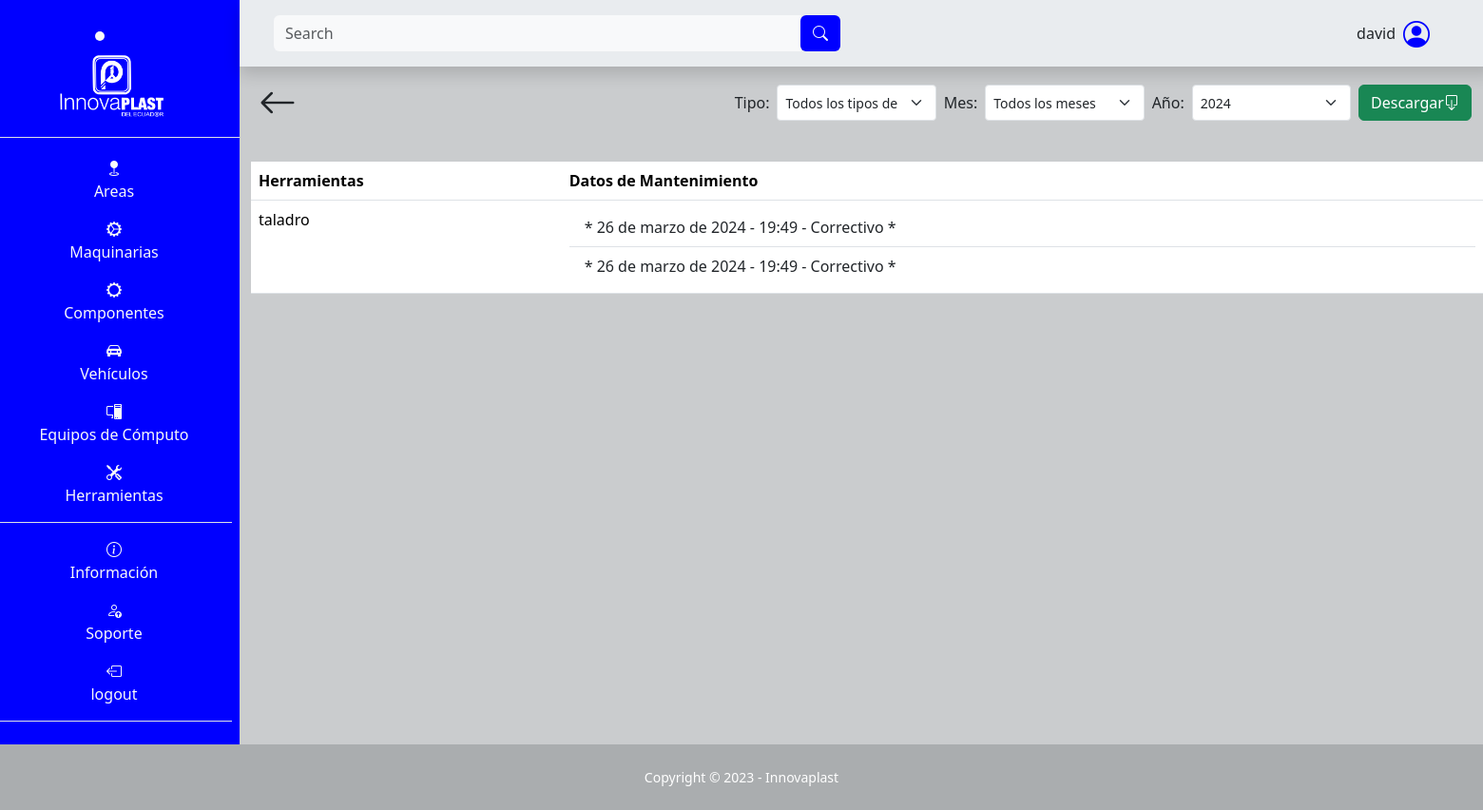
Page /herramienta/tabla/ (signed in) on the earlier database version.
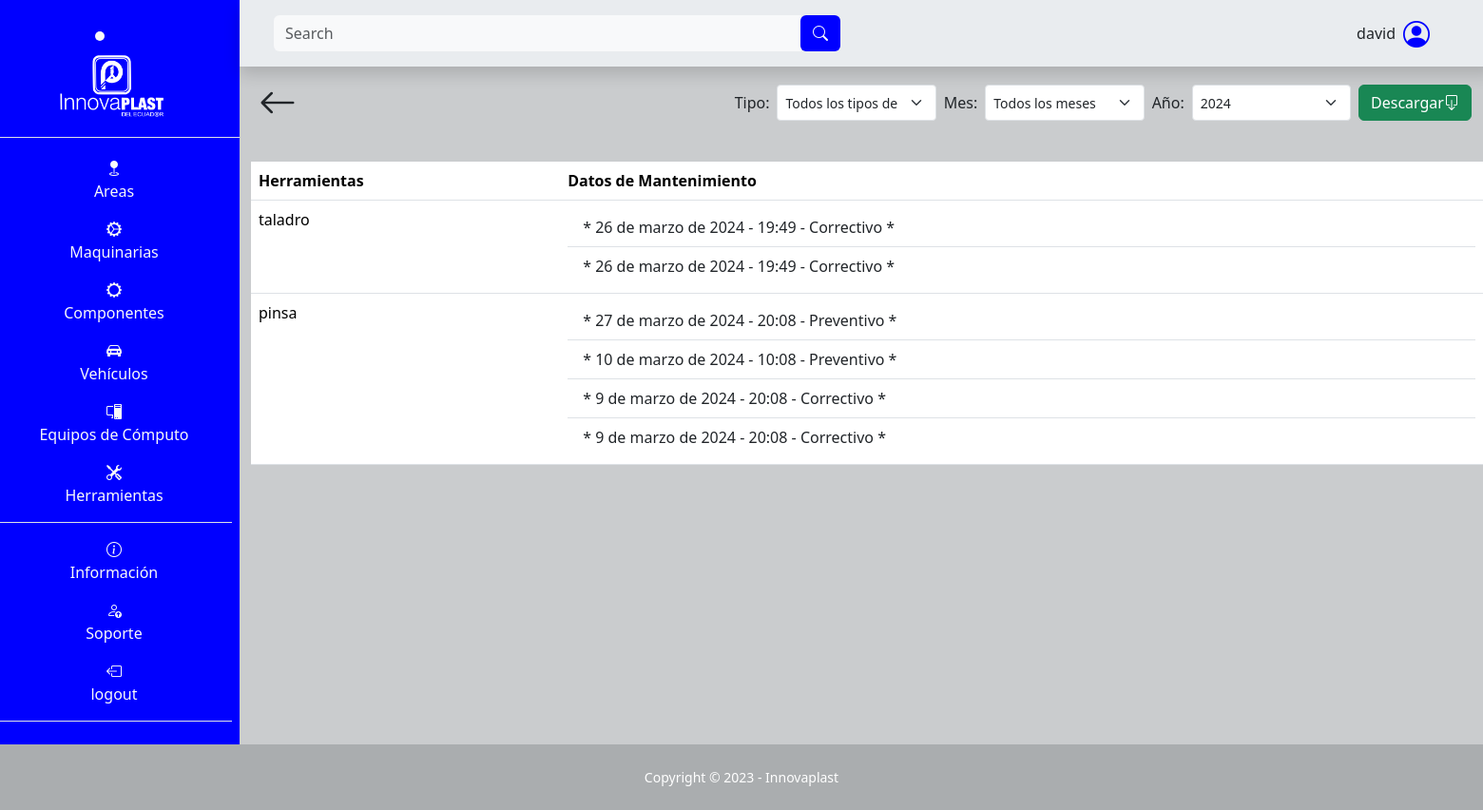
Same page on the later database version.
### SGE_herramienta/models.py (models this page shows, shortened)
class Herramienta(models.Model):
    nombre = models.CharField(max_length=100, null=False, blank=False)
    número_de_serie = models.CharField(max_length=100, null=False, blank=False)
    encargado = models.CharField(max_length=100, blank=False, null=False)
    teléfono_encargado = models.CharField(max_length=100, blank=False, null=False)
    descripción = models.TextField(max_length=500, null=False, blank=False)
    fecha_de_adquisición = models.DateField(default=date.today, blank=False, null=False)
    costo = models.IntegerField(blank=False, null=False)
    proveedor = models.CharField(max_length=100, null=False, blank=False)
    ubicación = models.CharField(max_length=100, null=False, blank=False)
    estado_de_la_herramienta = models.CharField(max_length=100, null=False, blank=False)
    fecha_ultimo_mantenimiento = models.DateField(default=date.today, blank=False, null=False)
    intervalo_mantenimiento = models.IntegerField(blank=False, null=False)
    image = models.ImageField(upload_to="herramienta/image", null=False, blank=False)

class MantenimientoHerramienta(models.Model):
    herramienta = models.ForeignKey(Herramienta, on_delete=models.CASCADE)
    tipo = models.ForeignKey(TipoMantenimientoHerramienta, on_delete=models.CASCADE)
    fecha = models.DateField(default=date.today)
    hora = models.TimeField(default=datetime.now().time())

class TipoMantenimientoHerramienta(models.Model):
    tipo = models.CharField(max_length=100, blank=False, null=False)
    def __str__(self):
        return self.tipo

### SGE_herramienta/views.py (the view)
# urls.py: path('tabla/', views.tabla_mantenimientos, name="area_tabla_mantenimientos"),
@login_required
def tabla_mantenimientos(request):
    herramientas = Herramienta.objects.all()
    tipos_mantenimiento = TipoMantenimientoHerramienta.objects.all()
    for herramienta in herramientas:
        herramienta.mantenimientos = herramienta.mantenimientoherramienta_set.all().order_by('-fecha', '-hora')
    context = {
        'herramientas': herramientas,
        'tipos_mantenimiento': tipos_mantenimiento,
    }
    return render(request, 'SGE_herramienta/tablas.html', context)

### templates/SGE_herramienta/tablas.html (shortened to what this page needs)
{% extends "layout/base.html" %}
{% block 'search' %}
<form class="d-flex form-inline mr-auto ml-md-3 my-2 my-md-0 ms-3 me-3 mw-100 navbar-search" role="search" action="" method='GET'>
    <div class="input-group">
        <input class="form-control bg-light border-0 small" id="search-input" name="search" type="search" placeholder="Search" aria-label="Search">
        <div class="input-group-append">
            <button class="btn barra text-light" type="submit">
                <i class="bi bi-search"></i>
            </button>
        </div>
    </div>
</form>
{% endblock 'search' %}
{% block 'content' %}
<div class="container">
    <div class="d-flex p-2 justify-content-between">
        <a class="text-decoration-none text-dark" href="{% url "herramienta" %}">
            <i class="bi bi-arrow-left fs-1"></i>
        </a>
        <form class="d-flex mt-auto mb-auto" action="{% url 'generar_documento_mantenimientos_general_herramienta' %}" method="get" style="max-height: 50px; min-width: 600px;">
          <label class="mt-auto mb-auto m-1" for="tipo_mantenimiento">Tipo:</label>
            <select class="form-select form-select-sm m-1" name="tipo_mantenimiento" id="tipo_mantenimiento">
                <option value="">Todos los tipos de mantenimiento</option>
            </select>
          <label class="mt-auto mb-auto m-1" for="mes">Mes:</label>
          <select class="form-select form-select-sm m-1" name="mes" id="mes">
            <option value="">Todos los meses</option>
          </select>
          <label class="mt-auto mb-auto m-1" for="anio">Año:</label>
          <select class="form-select form-select-sm m-1" name="anio" id="anio">
              <option value="2024">2024</option>
          </select>
          <button type="submit" value="Submit" class="btn btn-success d-flex m-1">Descargar  <i class="bi bi-box-arrow-down mt-auto mb-auto"></i></button>
        </form>
    </div>
    <table class="table mt-4">
      <tr>
        <th>Herramientas</th>
        <th>Datos de Mantenimiento</th>
      </tr>
      {% for herramienta in herramientas %}
      <tr>
        <td>{{ herramienta.nombre }}</td>
        <td>
          <ul class="list-group list-group-flush">
            {% for mantenimiento in herramienta.mantenimientos %}
            <li class="list-group-item">* {{ mantenimiento.fecha }} - {{ mantenimiento.hora }} - {{ mantenimiento.tipo }} *</li>
            {% endfor %}
          </ul>
        </td>
      </tr>
      {% endfor %}
    </table>
</div>
{% endblock %}

### templates/layout/base.html (shortened to what this page needs)
{% load static %}
<!DOCTYPE html>
<html lang="es">
<head>
    <link rel="stylesheet" href="https://cdn.jsdelivr.net/npm/bootstrap-icons@1.10.3/font/bootstrap-icons.css">
    <link rel="stylesheet" href="{% static "css/bootstrap.css" %}">
    <link rel="stylesheet" href="{% static "css/style.css" %}">
</head>
<body class="" id="page-top">
    <main>
        <div class="row">
            <div class="col-12 col-md-2 m-0 p-0 text-light text-center barra d-none d-md-block">
                <li class="nav-item active text-center fs-3 lista-menu m-3" style="transition: background-color 0.5s ease">
                    <a class="nav-link" href="{% url "index" %}">
                        <img src="{% static "images/Innovaplast.png" %}" alt="Innovaplast" style="max-height: 70px;">
                    </a>
                </li>
                <ul class="flex-column align-items-stretch p-2 border-top">
                    <li class="nav-item mt-1 pt-2 lista-menu text-center" style="transition: background-color 0.5s ease">
                        <a class="text-light text-decoration-none lista-menu" href="{% url "area" %}"><i class="bi bi-geo-fill"></i><p>Areas</p></a>
                    </li>
                    <li class="nav-item lista-menu" style="transition: background-color 0.5s ease">
                        <i class="bi bi-gear-wide-connected"></i><p>Maquinarias</p>
                    </li>
                    <li class="nav-item lista-menu" style="transition: background-color 0.5s ease">
                        <i class="bi bi-gear-wide"></i><p>Componentes</p>
                    </li>
                    <li class="nav-item lista-menu" style="transition: background-color 0.5s ease">
                        <i class="bi bi-car-front-fill"></i><p>Vehículos</p>
                    </li>
                    <li class="nav-item lista-menu" style="transition: background-color 0.5s ease">
                        <a class="text-light text-decoration-none lista-menu" href="{% url "pc" %}"><i class="bi bi-pc-display"></i><p>Equipos de Cómputo</p></a>
                    </li>
                    <li class="nav-item border-bottom lista-menu" style="transition: background-color 0.5s ease">
                        <a class="text-light text-decoration-none lista-menu" href="{% url "herramienta" %}"><i class="bi bi-tools"></i><p>Herramientas</p></a>
                    </li>
                    <li class="nav-item pt-3 lista-menu" style="transition: background-color 0.5s ease">
                        <i class="bi bi-info-circle"></i><p>Información</p>
                    </li>
                    <li class="nav-item lista-menu" style="transition: background-color 0.5s ease">
                        <a class="text-light text-decoration-none lista-menu" href="{% url "soporte" %}">  <i class="bi bi-person-up"></i><p>Soporte</p></a>
                    </li>
                    {% if user.is_authenticated %}
                        <li class="nav-item lista-menu border-bottom" style="transition: background-color 0.5s ease">
                            <a class="text-light text-decoration-none lista-menu" href="{% url "logout" %}"><i class="bi bi-box-arrow-left"></i><p>logout</p></a>
                        </li>
                    {% else %}
                        <li class="nav-item lista-menu border-bottom" style="transition: background-color 0.5s ease">
                            <a class="text-light text-decoration-none lista-menu" href="{% url "login" %}"><i class="bi bi-box-arrow-right"></i><p>Login</p></a>
                        </li>
                    {% endif %}
                </ul>
            </div>
            <div class="col-12 col-md-10 m-0 p-0">
                <nav class="row navbar bg-body-secondary p-2 m-0 shadow sticky-top navbar-expand-lg">
                        <div class="col-12 col-md-6 order-lg-first order-last">
                            {% block 'search' %}{% endblock 'search' %}
                        </div>
                        <div class="col-12 col-md-6">
                            <div class="me-5 d-flex justify-content-center justify-content-md-end align-items-center">
                                <p class="ms-5 mt-auto mb-auto">{{ user }}</p>
                                <i class="bi bi-person-circle fs-3 ms-2 icono-persona"></i>
                            </div>
                        </div>
                </nav>
                {% block 'content' %}{% endblock %}
            </div>
    </main>
    <footer class="footer">
        <div class="small text-center p-4 text-white">Copyright &copy; 2023 - Innovaplast</div>
    </footer>
</body>
</html>

### static/css/style.css (style rules this page uses)
:root { --color-primary: #2ea3f2; }
* { margin: 0; padding: 0; box-sizing: border-box; }
body { background-color: #caccce; }
.barra { background-color: blue; }
ul { list-style-type: none; }
.icono-persona { color: blue; }
.footer { background-color: #aaadaf; }

Differences in the rows shown:
added Herramienta: nombre "pinsa"
added MantenimientoHerramienta: fecha "27 de marzo de 2024", hora "20:08", tipo "Preventivo", shown under "pinsa"
added MantenimientoHerramienta: fecha "10 de marzo de 2024", hora "10:08", tipo "Preventivo", shown under "pinsa"
added MantenimientoHerramienta: fecha "9 de marzo de 2024", hora "20:08", tipo "Correctivo", shown under "pinsa"
added MantenimientoHerramienta: fecha "9 de marzo de 2024", hora "20:08", tipo "Correctivo", shown under "pinsa"
